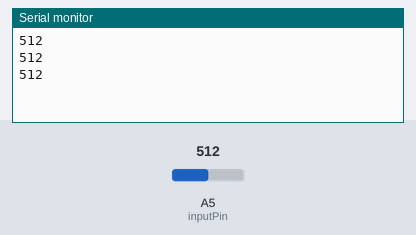
The sketch below on a simulated Arduino Uno, built with avr-gcc and run on an emulated ATmega328P. On the bench: the last lines printed to the serial monitor. Inputs (shaded band) come from the test bench; at power-on: A5 (inputPin) = 512.

Above: at 1.3 s.
1.4 s: A5 (inputPin) set to 716
At 1.9 s:
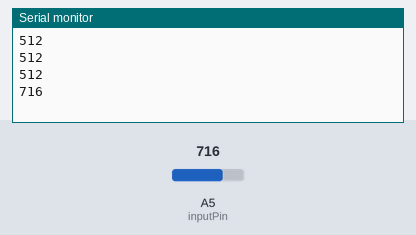
2.9 s: A5 (inputPin) set to 900
At 3.4 s:
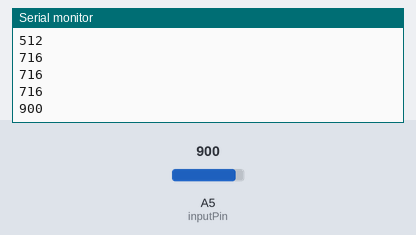
Timing chart, 0 to 5.9 s (numbered marks = the images above; inputs shaded):
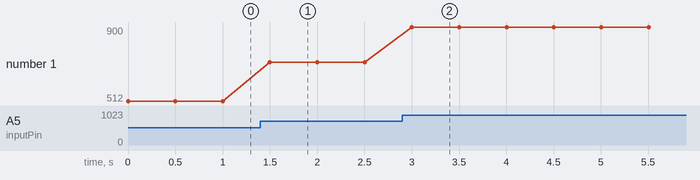

Measured:
- after the input at 1.4 s, the serial monitor: prints a new line after 0.10 s (image 1)
- after the input at 2.9 s, the serial monitor: prints a new line after 0.10 s (image 2)
- plotted number 1: 512 → 716 after the input at 1.4 s, 716 → 900 after the input at 2.9 s

The sketch:

Leer-EMG-Sensor.ino
```cpp
/**
   Imprimir los valores que recibe el sensor por el puerto serie
    (Abrir la terminal del arduino)
*/


//Pin en el que se ha conectado el sensor
int inputPin = A5;
int contador = 1;

void setup(){
  //Baud rates:300, 600, 1200, 2400, 4800, 9600, 14400, 19200, 28800, 38400, 57600, or 115200
  Serial.begin(9600);
}

void loop(){
    contador = contador + 2;
    // Habra que hacer un Serial.write() del analogRead()

    /*
     * El Serial.write() se utiliza para envío de datos "crudos" entre componentes,
     * para el envío de datos legibles por el humano se emplea Serial.println()
     *
     * En Unity se lee de distinta manera:
     * Serial.write() ---> serial.ReadByte();
     * Serial.println() ---> serial.ReadLine();
     *
     *
     */

    Serial.println(analogRead(inputPin));
    //Serial.println(contador);
    delay(500);
}

//int onboardLED = 13;            // Arduino onboard LED (pin 13) you can control
//int voltageThreshold = 300;     // any reading higher will trigger an action
//
//void setup() {
//  // put your setup code here, to run when Arduino is powered on:
//  Serial.begin(9600);
//  pinMode(onboardLED, OUTPUT);
//}
//
//void loop() {
//  // put your main code here, to run repeatedly:
//  int currentVoltage = analogRead(A0);  // store the incoming voltage
//  Serial.print(currentVoltage);         // prints voltage to monitor
//
//  if(currentVoltage > voltageThreshold){
//     // trigger actions
//     Serial.println(" CONTRACTION!"); // prints string + new line
//     digitalWrite(onboardLED, HIGH);  //this sends 5V, turning on LED
//  } else {
//      Serial.println("");             //adds a new line
//     digitalWrite(onboardLED, LOW);
//     // turn off the light as threshold is not met
//  }
//}
```
